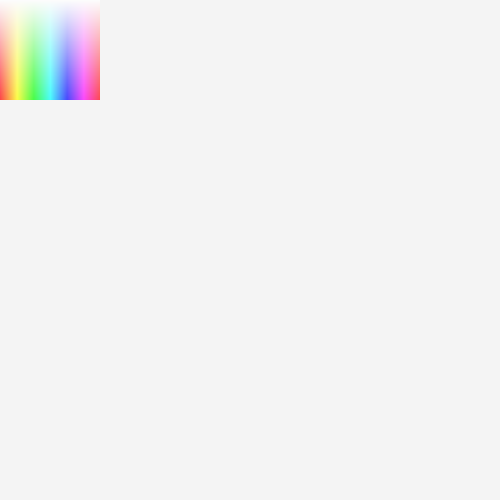
Frame 1 (no input)
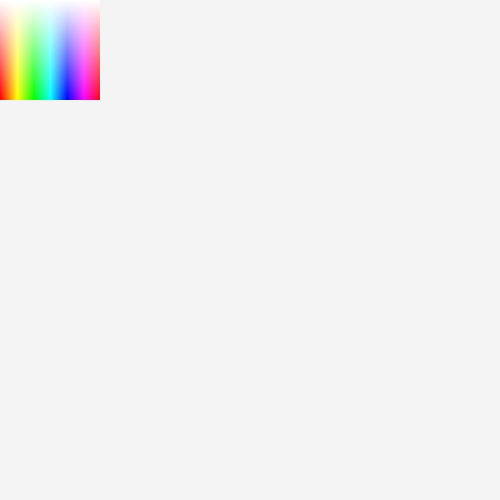
Frame 60 (the mouse pressed at the canvas centre just before this capture)
Frame 120 (the mouse held since frame 60 and released just before this capture): identical to frame 60, image omitted

The Processing sketch that drew these frames (run headless with seeded random() and noise(); from frame 60 on, the mouse is pressed at the canvas centre):

// Processing sketch: processing_130705
// ── processing_130705.pde

color brushColor;
float someScale = 1.0;
float someRotation = 0.0;
float timer = 0.0;

void setup(){
 size(500,500);
 frameRate(30);
 background(244);
}

void draw(){
//code below from processingjs website
 noStroke();
 colorMode(HSB,100);
 for(int i=0; i<100; i++) {
   for(int j=0; j<100; j++) {
   stroke(i, j, 100);
   point(i, j);
  }
}
//code above from processingjs website
  stroke(260,50,50);
  if(keyPressed){
    if(key ==  '1'){
      someRotation = someRotation + 0.1;
    }
    if(key == '3'){
      someScale = someScale + 0.1;
      strokeWeight(1.0/someScale);
    }
    if(key == '2'){
      someRotation = someRotation - 0.1;

    }
    if(key == '4'){
      someScale = someScale - 0.1;
    }
    if(key == '5'){
      brushColor = get(mouseX,mouseY);
    }
  }
  
  if(mousePressed == true){
    if(mouseButton == LEFT){
      fill(brushColor);
      pushMatrix();
      translate(mouseX-10,mouseY-10);
      rotate(someRotation); 
      scale(someScale);
      triangle(0,35,15,10,30,35);
      popMatrix();
    } 
  }
}
